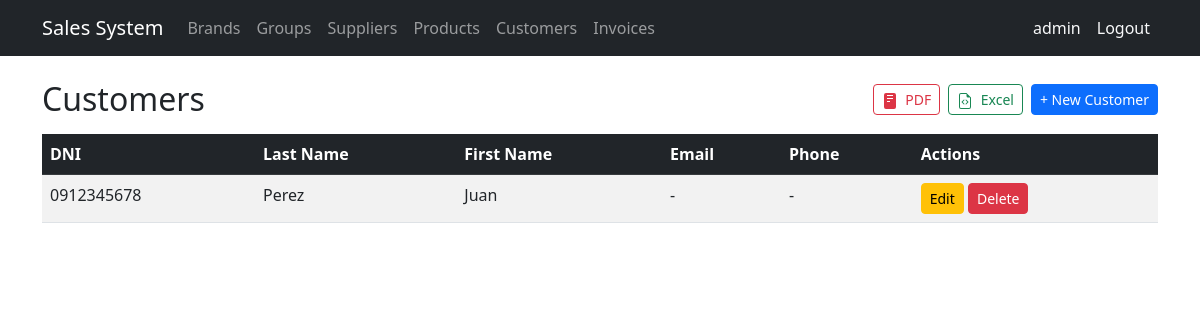
The page /customers/ (signed in) on the database its author committed.
### billing/models.py (models this page shows, shortened)
class Customer(models.Model):
    dni = models.CharField(
        max_length=13,
        unique=True,
        verbose_name='DNI/RUC',
        validators=[validate_cedula_ec]
    )
    first_name = models.CharField(max_length=100)
    last_name = models.CharField(max_length=100)
    email = models.EmailField(blank=True, null=True)
    phone = models.CharField(max_length=20, blank=True, null=True)
    address = models.TextField(blank=True, null=True)
    is_active = models.BooleanField(default=True)
    created_at = models.DateTimeField(auto_now_add=True)
    updated_at = models.DateTimeField(auto_now=True)
    class Meta:
        ordering = ['last_name', 'first_name']

### billing/views.py (the view)
# urls.py: path('customers/', views.CustomerListView.as_view(), name='customer_list'),
class CustomerListView(LoginRequiredMixin, ExportMixin, ListView):
    model = Customer; template_name = 'billing/customer_list.html'; context_object_name = 'items'
    export_fields = [
        ('dni',        'DNI'),
        ('last_name',  'Apellido'),
        ('first_name', 'Nombre'),
        ('email',      'Email'),
        ('phone',      'Teléfono'),
        (lambda o: 'Activo' if o.is_active else 'Inactivo', 'Estado'),
    ]
    export_filename = 'clientes'; export_title = 'Listado de Clientes'

### shared/mixins.py (called while the page is built)
    def get(self, request, *args, **kwargs):
        fmt = request.GET.get('export', '').lower()
        if fmt == 'pdf':
            fields = self._get_active_export_fields(request)
            return self._render_pdf(self.get_queryset(), fields)
        if fmt == 'excel':
            fields = self._get_active_export_fields(request)
            return self._render_excel(self.get_queryset(), fields)
        return super().get(request, *args, **kwargs)

### billing/templates/billing/customer_list.html (shortened to what this page needs)
{% extends 'billing/base.html' %}
{% block content %}
<div class="d-flex align-items-center justify-content-between mb-3 flex-wrap gap-2">
  <h2 class="mb-0">Customers</h2>
  <div class="d-flex gap-2 flex-wrap">
    <a href="?export=pdf"   class="btn btn-sm btn-outline-danger"  title="Descargar PDF">
      <svg xmlns="http://www.w3.org/2000/svg" width="16" height="16" fill="currentColor" class="me-1" viewBox="0 0 16 16"><path d="M4 0h8a2 2 0 0 1 2 2v12a2 2 0 0 1-2 2H4a2 2 0 0 1-2-2V2a2 2 0 0 1 2-2zm1 2v1h6V2H5zm0 3v1h6V5H5zm0 3v1h3V8H5z"/></svg>
      PDF
    </a>
    <a href="?export=excel" class="btn btn-sm btn-outline-success" title="Descargar Excel">
      Excel
    </a>
    <a href="{% url 'billing:customer_create' %}" class="btn btn-sm btn-primary">+ New Customer</a>
  </div>
</div>
<table class="table table-striped table-hover">
  <thead class="table-dark">
    <tr><th>DNI</th><th>Last Name</th><th>First Name</th><th>Email</th><th>Phone</th><th>Actions</th></tr>
  </thead>
  <tbody>
    {% for item in items %}
    <tr>
      <td>{{ item.dni }}</td>
      <td>{{ item.last_name }}</td>
      <td>{{ item.first_name }}</td>
      <td>{{ item.email|default:"-" }}</td>
      <td>{{ item.phone|default:"-" }}</td>
      <td>
        <a href="{% url 'billing:customer_update' item.pk %}" class="btn btn-sm btn-warning">Edit</a>
        <a href="{% url 'billing:customer_delete' item.pk %}" class="btn btn-sm btn-danger">Delete</a>
      </td>
    </tr>
    {% empty %}
    <tr><td colspan="6" class="text-center">No customers.</td></tr>
    {% endfor %}
  </tbody>
</table>
{% endblock %}

### billing/templates/billing/base.html (shortened to what this page needs)
<!DOCTYPE html>
<html lang="es">
<head>
  <link href="https://cdn.jsdelivr.net/npm/bootstrap@5.3.0/dist/css/bootstrap.min.css" rel="stylesheet">
</head>
<body>
<nav class="navbar navbar-expand-lg navbar-dark bg-dark">
  <div class="container">
    <a class="navbar-brand" href="{% url 'billing:home' %}">Sales System</a>
    <div class="collapse navbar-collapse" id="nav">
      <ul class="navbar-nav me-auto">
        {% if user.is_authenticated %}
        <li class="nav-item"><a class="nav-link" href="{% url 'billing:brand_list' %}">Brands</a></li>
        <li class="nav-item"><a class="nav-link" href="{% url 'billing:productgroup_list' %}">Groups</a></li>
        <li class="nav-item"><a class="nav-link" href="{% url 'billing:supplier_list' %}">Suppliers</a></li>
        <li class="nav-item"><a class="nav-link" href="{% url 'billing:product_list' %}">Products</a></li>
        <li class="nav-item"><a class="nav-link" href="{% url 'billing:customer_list' %}">Customers</a></li>
        <li class="nav-item"><a class="nav-link" href="{% url 'billing:invoice_list' %}">Invoices</a></li>
        {% endif %}
      </ul>
      <ul class="navbar-nav">
      {% if user.is_authenticated %}
      <li class="nav-item">
        <span class="nav-link text-light">{{ user.username }}</span>
      </li>
      <li class="nav-item">
        <form method="post" action="{% url 'logout' %}" class="d-inline">
          <button type="submit" class="nav-link btn btn-link text-light"
                  style="text-decoration:none;">Logout</button>
        </form>
      </li>
      {% endif %}
    </ul>
    </div>
  </div>
</nav>
<div class="container mt-4">
  {% block content %}{% endblock %}
</div>
</body>
</html>

### rows shown on the page
Customer: dni "0912345678", last_name "Perez", first_name "Juan", email "-", phone "-"

### other values the page prints
{{ user.username }} "admin"
